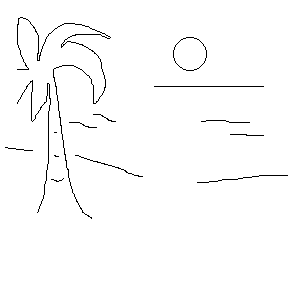
#> input picture A.png, 300 x 300 px, found by its file name
$ python printermath.py   (Python 2 division)
#> lines starting #> are read from the running program, lines starting #| are printed output that depends on the picture; after the words box and inside, x2 and y2 are one past the last pixel; in counts of white or black regions, pixels touching at a corner belong together
### OLD/path.py
import Edge

from math import asin, pi, sin , cos, sqrt
from PIL import Image
import cv2
import time

#global image
img = None

path = [[]]
pthpts = []
pix = []

lm = 4

swtchr = {0:(-1,-1), 1:(0,-1), 2:(1,-1), 3:(1,0),
            4:(1,1), 5:(0,1), 6:(-1,1), 7:(-1,0)}

invswt = dict(zip(swtchr.values(), swtchr.keys()))

# [45 lines left out: functions abc, signum, tocart, not called in this run]


lastk = 0

def nxtpt(pt):
    global path
    global pthpts
    global pix
    global lastk

    n = False

    '''
    if len(path[-1] > 2):
        prev = path[-1][-2]

        print path
        print prev

        inv = (pt[0] - prev[0], pt[1] - prev[1])
        inv = invswt[inv]
    else:
        inv = (0,0)
    '''

    '''
    n = False

    for k in range(lastk, 8 + lastk):
        k = k%8
        nxt = (pt[0] + swtchr[k][0], pt[1] + swtchr[k][1])

        if 0 <= nxt[0] < size[0] and 0 <= nxt[1] < size[1] and nxt in pix:
            if not bool(n):
                lastk = k
                n = nxt
            else:
                if nxt not in pthpts:
                    pthpts.append(nxt)


    '''
    for k in range(1,8,2):

        nxt = (pt[0] + swtchr[k][0], pt[1] + swtchr[k][1])

        if 0 <= nxt[0] < size[0] and 0 <= nxt[1] < size[1] and nxt in pix:
            if not bool(n):
                n = nxt
            else:
                if nxt not in pthpts:
                    pthpts.append(nxt)

    for k in range(0,8,2):

        nxt = (pt[0] + swtchr[k][0], pt[1] + swtchr[k][1])

        if 0 <= nxt[0] < size[0] and 0 <= nxt[1] < size[1] and nxt in pix:
            if not bool(n):
                n = nxt
            else:
                if nxt not in pthpts:
                    pthpts.append(nxt)


    return n

def getnewpt():
    newpt = None
    if len(pthpts)>0:
        newpt = pthpts[-1]
    while newpt not in pix:
        if len(pthpts) > 0:
            newpt = pthpts[-1]
            del pthpts[-1]
        else:
            newpt = pix[int(len(pix)/2)]

    return newpt

def avg(t):

    if type(t) == type(1):
        return t

    a = 0
    for k in t:
        a += k
    return float(a)/len(t)

def impath(im, showpath = True):

    if im.mode != '1':
        im = im.convert('1')


    if type(im) is str:
        im = Image.open(im)

    global R
    pixels = im.load()
    global path     #paths list
    path = [[]]
    global pthpts
    pthpts = []#other potential starting points
    global pix
    pix = []        #list of all points to be in path
    global size
    size = im.size

    global img
    img = im

    print 'mode' , im.mode

    R = pow(size[0]**2 + size[1]**2, 0.5)*0.5

    #print im

    for x in range(im.size[0]):
        for y in range(im.size[1]):
            if avg(pixels[x,y]) ==  0:
                #print 'colour of' , x,y, '=', pixels[x,y]
                pix.append((x,y))


    #print len(pix)
    pt = pix[0]
    newpt = pt
    i =0
    while len(pix) > 1:

        i+=1
        #print 'iteration:', i
        pt = newpt
        #print pt
        pix.remove(pt)

        path[-1].append(pt)

        newpt = nxtpt(pt)

        #print 'newpt', newpt
        if newpt == False:

            path.append([])
            #print 'getting new point'

            #print 'path points', pthpts
            newpt = getnewpt()

    while [] in path:
        path.remove([])

    if showpath:
        show(im, path)

    return path

# [14 lines left out: function show, not called in this run]

#main
'''
a = Edge.edge(Image.open('A.png'))
a.save('edge.png')
p = impath(a)
print 'path length : ', len(path)

imnew = cv2.imread('edge.png')
for k in path:
    for c in k:
        cv2.waitKey(1)
        imnew[c[1],c[0]] = [255,100,255]
        cv2.imshow('A', cv2.resize(imnew, None, fx = 5, fy = 5))
    print k
cv2.waitKey(0)
cv2.destroyAllWindows()

'''

### OLD/printermath.py
from math import pi, sqrt, sin, asin, cos
import Edge as edgemodule
import path as pathmodule
import Image
import serial
import time


MAXCMDLEN = 20

ALREADY_EDGE = True
SHOW = True

s = ''


#Radius of arm

# t = (x,y)
# [106 lines left out: functions abc, signum, plot, plot, tocart, topix, not called in this run]

pmax = tmax = 0
pmin = tmin = 180

# [42 lines left out: functions update, isadj, simplify, not called in this run]

l = []

#if real is True then returns the actual real world distance between points
#Approximately in cm
# [144 lines left out: functions dist, getpathcmd, pathedgecmd, timecutter, avg, tostr, not called in this run]

def diff(l1,l2):
    return (l1[0]-l2[0])**2  + (l1[1]-l2[1])**2


# t = (x,y); psi = angle (ac +Ve)
# [29 lines left out: functions transform, cba, toset, toint, not called in this run]

def tomin(t):
    return str(int(t/60)) + 'm ' + str(t%60) + 's'

#Main


for k in range(2):

    img = Image.open('A.png')
#> img is the input picture: PIL image 300x300 RGBA; mean R, G, B, A 251.1, 251.1, 251.1, 255

    if k == 1:
        img = img.rotate(180)

    size = img.size
#> size = (300, 300)
    img.paste(1,(size[0]//2, 0,size[0],size[1]))
    pix = img.load()
    R = sqrt(size[0]**2 + size[1]**2)/2
#> R = 212.1
    est = 0

    if ALREADY_EDGE:
        edge = img
    else:
        edge = edgemodule.edge(img)
        edge.save('edge.png')

    path = pathmodule.impath(edge, SHOW)
#> in impath, `im = im.convert('1')`:
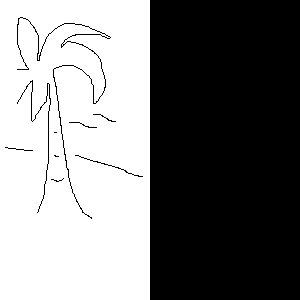
#> im: PIL image 300x300 1; 48.9% white; 1 white region, box (x1, y1, x2, y2) and area: (0, 0, 150, 300) 43999
#| mode 1
#> (the run stopped early here; a loop or call above may not have finished)
